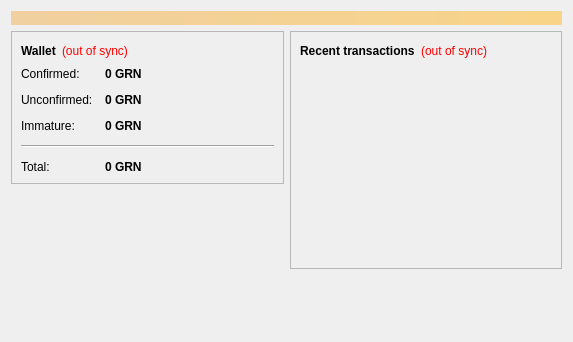
<?xml version="1.0" encoding="UTF-8"?>
<ui version="4.0">
 <class>OverviewPage</class>
 <widget class="QWidget" name="OverviewPage">
  <property name="geometry">
   <rect>
    <x>0</x>
    <y>0</y>
    <width>573</width>
    <height>342</height>
   </rect>
  </property>
  <property name="windowTitle">
   <string>Form</string>
  </property>
  <layout class="QVBoxLayout" name="topLayout">
   <item>
    <widget class="QLabel" name="labelAlerts">
     <property name="visible">
      <bool>false</bool>
     </property>
     <property name="styleSheet">
      <string notr="true">background-color: qlineargradient(x1: 0, y1: 0, x2: 1, y2: 0, stop:0 #F0D0A0, stop:1 #F8D488); color:#000000;</string>
     </property>
     <property name="wordWrap">
      <bool>true</bool>
     </property>
     <property name="margin">
      <number>3</number>
     </property>
    </widget>
   </item>
   <item>
    <layout class="QHBoxLayout" name="horizontalLayout" stretch="1,1">
     <item>
      <layout class="QVBoxLayout" name="verticalLayout_2">
       <item>
        <widget class="QFrame" name="frame">
         <property name="frameShape">
          <enum>QFrame::StyledPanel</enum>
         </property>
         <property name="frameShadow">
          <enum>QFrame::Raised</enum>
         </property>
         <layout class="QVBoxLayout" name="verticalLayout_4">
          <item>
           <layout class="QHBoxLayout" name="horizontalLayout_4">
            <item>
             <widget class="QLabel" name="label_5">
              <property name="font">
               <font>
                <weight>75</weight>
                <bold>true</bold>
               </font>
              </property>
              <property name="text">
               <string>Wallet</string>
              </property>
             </widget>
            </item>
            <item>
             <widget class="QLabel" name="labelWalletStatus">
              <property name="toolTip">
               <string>The displayed information may be out of date. Your wallet automatically synchronizes with the GreenCoin network after a connection is established, but this process has not completed yet.</string>
              </property>
              <property name="styleSheet">
               <string notr="true">QLabel { color: red; }</string>
              </property>
              <property name="text">
               <string notr="true">(out of sync)</string>
              </property>
              <property name="alignment">
               <set>Qt::AlignLeading|Qt::AlignLeft|Qt::AlignVCenter</set>
              </property>
             </widget>
            </item>
            <item>
             <spacer name="horizontalSpacer_2">
              <property name="orientation">
               <enum>Qt::Horizontal</enum>
              </property>
              <property name="sizeHint" stdset="0">
               <size>
                <width>40</width>
                <height>20</height>
               </size>
              </property>
             </spacer>
            </item>
           </layout>
          </item>
          <item>
           <layout class="QFormLayout" name="formLayout_2">
            <property name="fieldGrowthPolicy">
             <enum>QFormLayout::AllNonFixedFieldsGrow</enum>
            </property>
            <property name="horizontalSpacing">
             <number>12</number>
            </property>
            <property name="verticalSpacing">
             <number>12</number>
            </property>
            <item row="0" column="0">
             <widget class="QLabel" name="label">
              <property name="text">
               <string>Confirmed:</string>
              </property>
             </widget>
            </item>
            <item row="0" column="1">
             <widget class="QLabel" name="labelBalance">
              <property name="font">
               <font>
                <weight>75</weight>
                <bold>true</bold>
               </font>
              </property>
              <property name="cursor">
               <cursorShape>IBeamCursor</cursorShape>
              </property>
              <property name="toolTip">
               <string>Your current spendable balance</string>
              </property>
              <property name="text">
               <string notr="true">0 GRN</string>
              </property>
              <property name="textInteractionFlags">
               <set>Qt::LinksAccessibleByMouse|Qt::TextSelectableByKeyboard|Qt::TextSelectableByMouse</set>
              </property>
             </widget>
            </item>
            <item row="1" column="0">
             <widget class="QLabel" name="label_3">
              <property name="text">
               <string>Unconfirmed:</string>
              </property>
             </widget>
            </item>
            <item row="1" column="1">
             <widget class="QLabel" name="labelUnconfirmed">
              <property name="font">
               <font>
                <weight>75</weight>
                <bold>true</bold>
               </font>
              </property>
              <property name="cursor">
               <cursorShape>IBeamCursor</cursorShape>
              </property>
              <property name="toolTip">
               <string>Total of transactions that have yet to be confirmed, and do not yet count toward the spendable balance</string>
              </property>
              <property name="text">
               <string notr="true">0 GRN</string>
              </property>
              <property name="textInteractionFlags">
               <set>Qt::LinksAccessibleByMouse|Qt::TextSelectableByKeyboard|Qt::TextSelectableByMouse</set>
              </property>
             </widget>
            </item>
            <item row="2" column="0">
             <widget class="QLabel" name="labelImmatureText">
              <property name="text">
               <string>Immature:</string>
              </property>
             </widget>
            </item>
            <item row="2" column="1">
             <widget class="QLabel" name="labelImmature">
              <property name="font">
               <font>
                <weight>75</weight>
                <bold>true</bold>
               </font>
              </property>
              <property name="toolTip">
               <string>Mined balance that has not yet matured</string>
              </property>
              <property name="text">
               <string notr="true">0 GRN</string>
              </property>
              <property name="textInteractionFlags">
               <set>Qt::LinksAccessibleByMouse|Qt::TextSelectableByKeyboard|Qt::TextSelectableByMouse</set>
              </property>
             </widget>
            </item>
            <item row="4" column="0">
             <widget class="QLabel" name="labelTotalText">
              <property name="text">
               <string>Total:</string>
              </property>
             </widget>
            </item>
            <item row="4" column="1">
             <widget class="QLabel" name="labelTotal">
              <property name="font">
               <font>
                <weight>75</weight>
                <bold>true</bold>
               </font>
              </property>
              <property name="cursor">
               <cursorShape>IBeamCursor</cursorShape>
              </property>
              <property name="toolTip">
               <string>Your current total balance</string>
              </property>
              <property name="text">
               <string notr="true">0 GRN</string>
              </property>
              <property name="textInteractionFlags">
               <set>Qt::LinksAccessibleByMouse|Qt::TextSelectableByKeyboard|Qt::TextSelectableByMouse</set>
              </property>
             </widget>
            </item>
            <item row="3" column="0" colspan="2">
             <widget class="Line" name="line">
              <property name="orientation">
               <enum>Qt::Horizontal</enum>
              </property>
             </widget>
            </item>
           </layout>
          </item>
         </layout>
        </widget>
       </item>
       <item>
        <spacer name="verticalSpacer">
         <property name="orientation">
          <enum>Qt::Vertical</enum>
         </property>
         <property name="sizeHint" stdset="0">
          <size>
           <width>20</width>
           <height>40</height>
          </size>
         </property>
        </spacer>
       </item>
      </layout>
     </item>
     <item>
      <layout class="QVBoxLayout" name="verticalLayout_3">
       <item>
        <widget class="QFrame" name="frame_2">
         <property name="frameShape">
          <enum>QFrame::StyledPanel</enum>
         </property>
         <property name="frameShadow">
          <enum>QFrame::Raised</enum>
         </property>
         <layout class="QVBoxLayout" name="verticalLayout">
          <item>
           <layout class="QHBoxLayout" name="horizontalLayout_2">
            <item>
             <widget class="QLabel" name="label_4">
              <property name="text">
               <string>&lt;b&gt;Recent transactions&lt;/b&gt;</string>
              </property>
             </widget>
            </item>
            <item>
             <widget class="QLabel" name="labelTransactionsStatus">
              <property name="toolTip">
               <string>The displayed information may be out of date. Your wallet automatically synchronizes with the GreenCoin network after a connection is established, but this process has not completed yet.</string>
              </property>
              <property name="styleSheet">
               <string notr="true">QLabel { color: red; }</string>
              </property>
              <property name="text">
               <string notr="true">(out of sync)</string>
              </property>
              <property name="alignment">
               <set>Qt::AlignRight|Qt::AlignTrailing|Qt::AlignVCenter</set>
              </property>
             </widget>
            </item>
            <item>
             <spacer name="horizontalSpacer">
              <property name="orientation">
               <enum>Qt::Horizontal</enum>
              </property>
              <property name="sizeHint" stdset="0">
               <size>
                <width>40</width>
                <height>20</height>
               </size>
              </property>
             </spacer>
            </item>
           </layout>
          </item>
          <item>
           <widget class="QListView" name="listTransactions">
            <property name="styleSheet">
             <string notr="true">QListView { background: transparent; }</string>
            </property>
            <property name="frameShape">
             <enum>QFrame::NoFrame</enum>
            </property>
            <property name="verticalScrollBarPolicy">
             <enum>Qt::ScrollBarAlwaysOff</enum>
            </property>
            <property name="horizontalScrollBarPolicy">
             <enum>Qt::ScrollBarAlwaysOff</enum>
            </property>
            <property name="selectionMode">
             <enum>QAbstractItemView::NoSelection</enum>
            </property>
           </widget>
          </item>
         </layout>
        </widget>
       </item>
       <item>
        <spacer name="verticalSpacer_2">
         <property name="orientation">
          <enum>Qt::Vertical</enum>
         </property>
         <property name="sizeHint" stdset="0">
          <size>
           <width>20</width>
           <height>40</height>
          </size>
         </property>
        </spacer>
       </item>
      </layout>
     </item>
    </layout>
   </item>
  </layout>
 </widget>
 <resources/>
 <connections/>
</ui>
